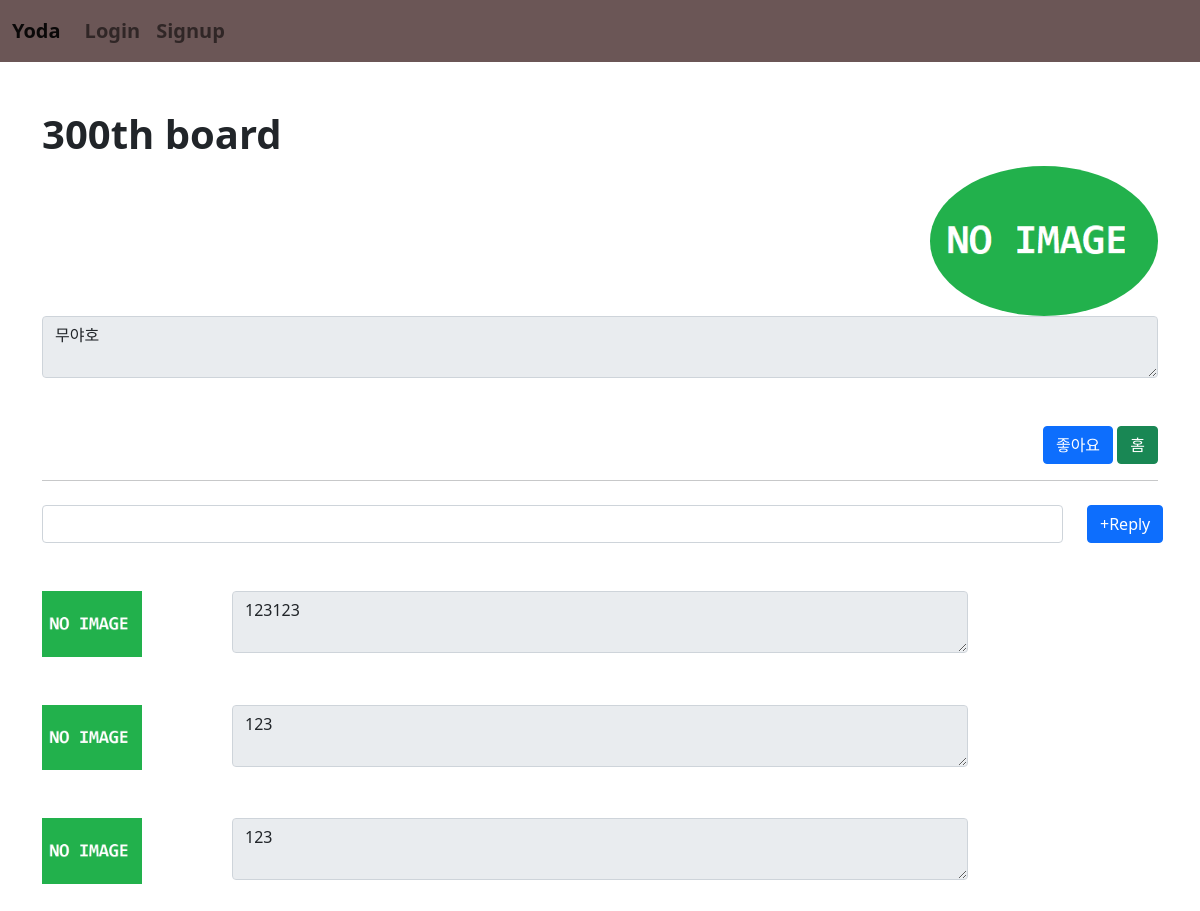
Screenshot of /board/detail/307 with the database file from the repository.
### board/models.py (models this page shows, shortened)
class Board(models.Model):
    subject = models.CharField(max_length=200)
    writer = models.CharField(max_length=100)
    content = models.TextField()
    pubdate = models.DateTimeField()
    likey = models.ManyToManyField(User,blank=True)
    def writerpic(self):
        u=User.objects.get(username=self.writer)
        return u.getpic()

class Reply(models.Model):
    sub=models.ForeignKey(Board,on_delete=models.CASCADE)
    replyer=models.CharField(max_length=100)
    comment=models.TextField()
    def replyerpic(self):
        u=User.objects.get(username=self.replyer)
        return u.getpic()

### board/views.py (the view)
# urls.py: path('detail/<bpk>',views.detail,name="detail"),
def detail(request,bpk):
    b=Board.objects.get(id=bpk)
    r = b.reply_set.all()
    context={
        "bo":b,
        "re":r,
    }
    return render(request,"board/detail.html",context)

### acc/models.py (called while the page is built)
    def getpic(self):
        if self.pic:
            return self.pic.url
        else:
            return "/media/NOIMAGE.png"

### template/board/detail.html (shortened to what this page needs)
{% extends 'base.html' %}
{% block content %}
<div class ="container mt-5 mb-5">
    <h1><b>{{bo.subject}}</b></h1>
    <div class="text-end">
        <img src="{{bo.writerpic}}" height="150px" class="rounded-circle">
    </div>
    <textarea class="form-control" disabled>{{bo.content}}</textarea>
    <div class="text-end mt-5">
        {%if user in bo.likey.all %}
            <a href="{% url 'board:unlikey' bo.id %}"><button class="btn btn-danger">좋아요 취소</button></a>
        {%else%}
            <a href="{% url 'board:likey' bo.id %}"><button class="btn btn-primary">좋아요</button></a>
        {%endif%}
        <a href="{%url 'board:index'%}"><button class="btn btn-success">홈</button></a>
    </div>
    <hr>
    <form method="post" action="{% url 'board:create_reply' bo.id %}">
        <div class="row mt-4">
            <div class="col-lg-11">
                <input name="comment" type="text" class="form-control">
            </div>
            <div class="col-lg-1">
                <button class="btn btn-primary">+Reply</button>
            </div>
        </div>
    </form>
    {%for i in re%}
    <div class="row mt-5">
        <div class="col-lg-2">
            <img src="{{i.replyerpic}}" width="100px">
        </div>
        <div class="col-lg-8">
            <textarea disabled class="form-control">{{i.comment}}</textarea>
        </div>
        </div>
    {%endfor%}
</div>
{% endblock %}

### template/base.html (shortened to what this page needs)
<!doctype html>
<html lang="en">
    <head>
        <link href="https://cdn.jsdelivr.net/npm/bootstrap@5.1.3/dist/css/bootstrap.min.css" rel="stylesheet">
    </head>
    <body>
        {%if user.is_authenticated %}
        <nav class="navbar navbar-expand-lg navbar-light" style="background-color: rgb(107, 86, 86); font-size: 20px; font-weight: bold;">
            <div class="container-fluid">
                <a class="navbar-brand" href="#">Yoda</a>
                <button class="navbar-toggler" type="button" data-bs-toggle="collapse" data-bs-target="#navbarSupportedContent" aria-controls="navbarSupportedContent" aria-expanded="false" aria-label="Toggle navigation">
                    <span class="navbar-toggler-icon"></span>
                </button>
                <div class="collapse navbar-collapse" id="navbarSupportedContent">
                    <ul class="navbar-nav me-auto mb-2 mb-lg-0">
                        <li class="nav-item">
                            <a class="nav-link" href="{%url 'board:index'%}">BOARD</a>
                        </li>
                        <li class="nav-item">
                            <a class="nav-link" href="{%url 'trans:index' %}">Trans</a>
                        </li>
                        <li class="nav-item dropdown">
                            <a class="nav-link dropdown-toggle" href="#" id="navbarDropdown" role="button" data-bs-toggle="dropdown" aria-expanded="false">
                                {{user.nickname}}
                            </a>
                            <ul class="dropdown-menu" aria-labelledby="navbarDropdown">
                                <li><a class="dropdown-item" href="{%url 'acc:profile' %}">Profile</a></li>
                                <li><hr class="dropdown-divider"></li>
                                <li><a class="dropdown-item" href="{% url 'acc:logout' %}">Logout</a></li>
                            </ul>
                        </li>
                    </ul>
                </div>
            </div>
        </nav>
        {% else %}
        <nav class="navbar navbar-expand-lg navbar-light " style="background-color: rgb(107, 86, 86);font-size: 20px; font-weight: bold; ">
            <div class="container-fluid">
                <a class="navbar-brand" href="#">Yoda</a>
                <div class="collapse navbar-collapse" id="navbarSupportedContent">
                    <ul class="navbar-nav me-auto mb-2 mb-lg-0">
                        <li class="nav-item">
                            <a class="nav-link" href="{%url 'acc:login' %}">Login</a>
                        </li>
                        <li class="nav-item">
                            <a class="nav-link" href="{% url 'acc:signup'%}">Signup</a>
                        </li>
                    </ul>
                </div>
            </div>
        </nav>
        {% endif %}
        {% block content %}
        {% endblock %}
    </body>
</html>

### rows the page displays
Board: subject "300th board", content "무야호"
Reply: comment "123123"
Reply: comment "123"
Reply: comment "123"
